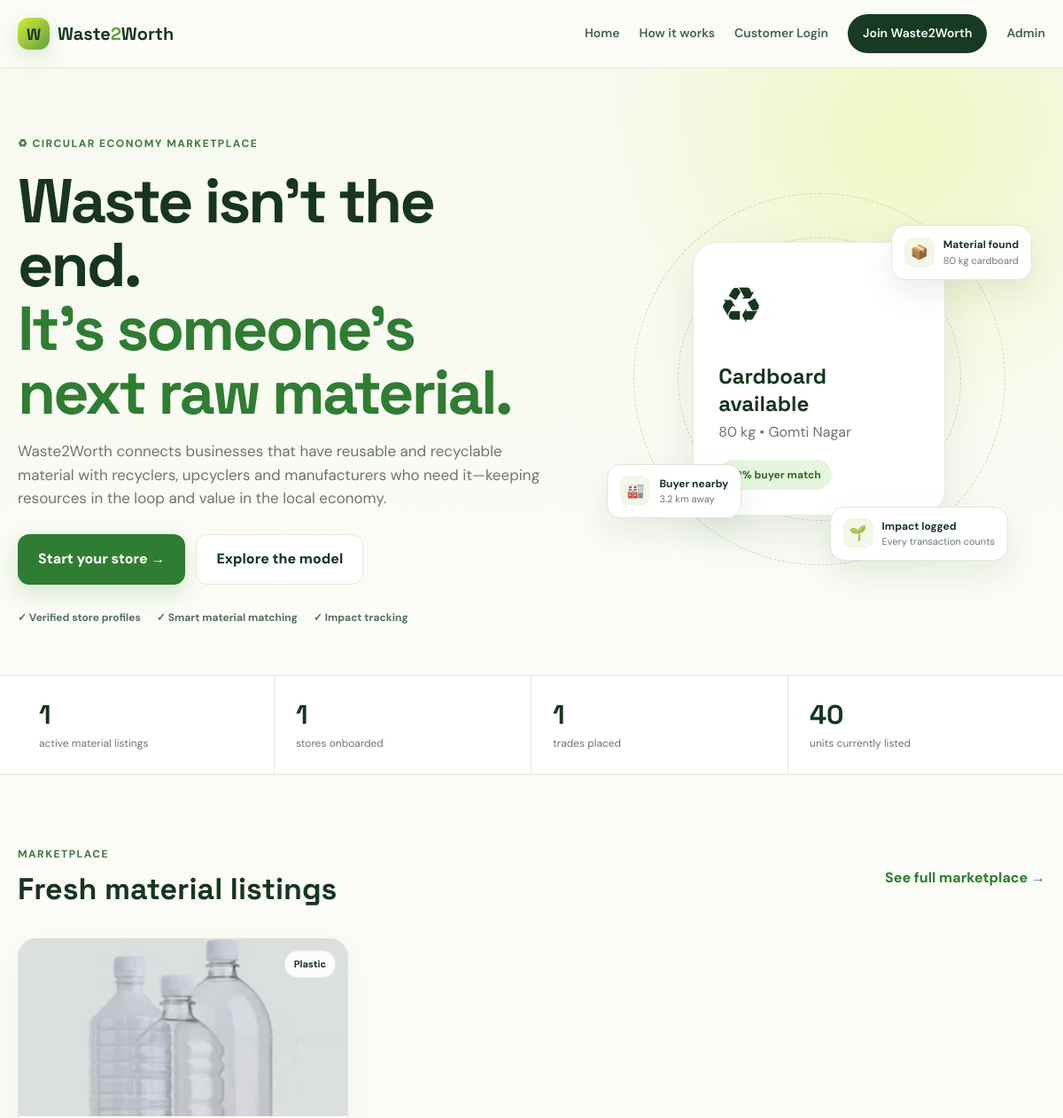
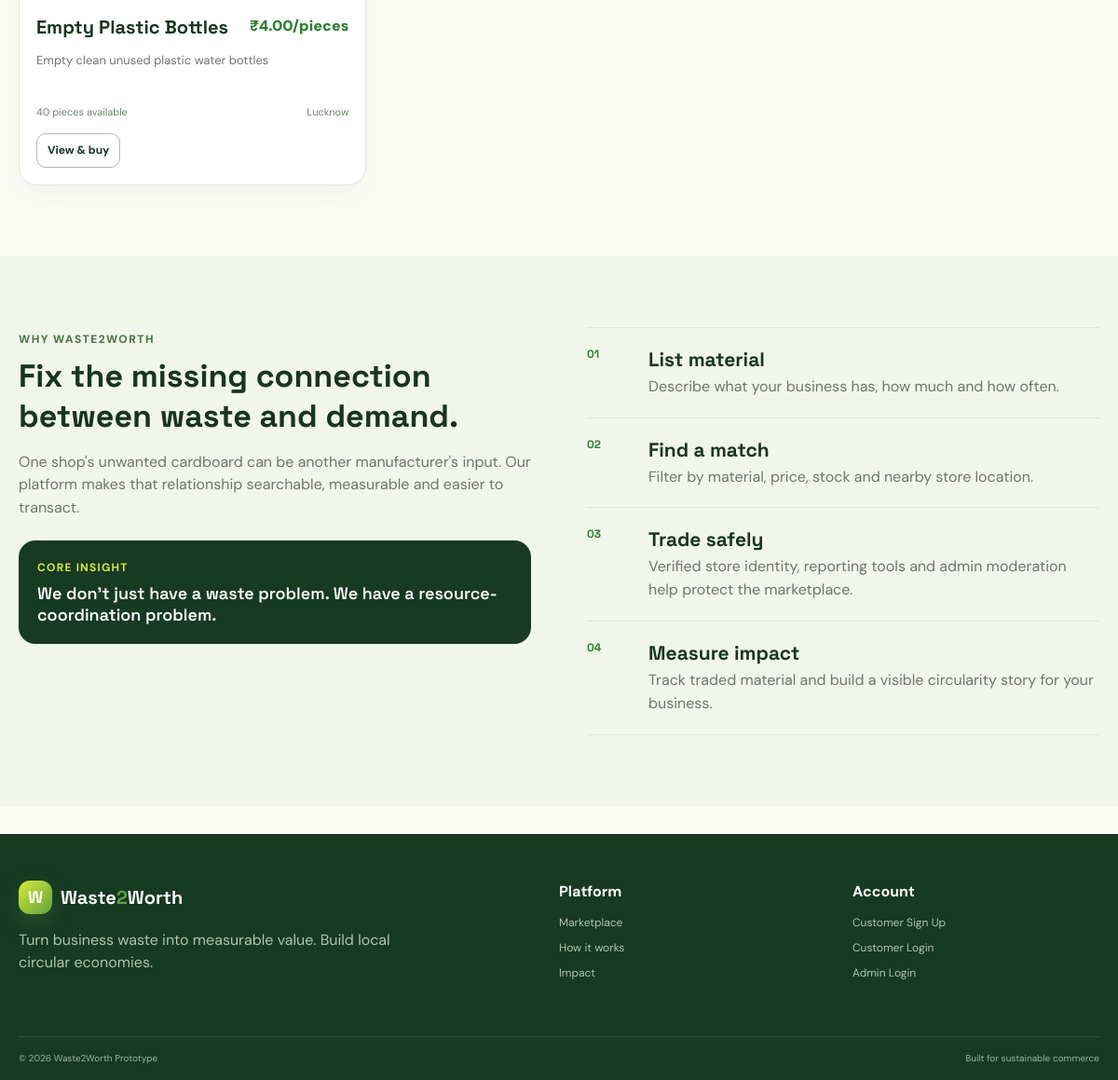
The page / on the database its author committed (2 pictures, top to bottom).
### tables this page shows
CREATE TABLE listings (
            id INTEGER PRIMARY KEY AUTOINCREMENT,
            store_id INTEGER NOT NULL,
            item_name TEXT NOT NULL,
            category TEXT NOT NULL,
            about_item TEXT NOT NULL,
            quantity REAL NOT NULL CHECK(quantity > 0),
            unit TEXT NOT NULL,
            price REAL NOT NULL CHECK(price >= 0),
            image_filename TEXT,
            status TEXT NOT NULL DEFAULT 'active',
            created_at TEXT NOT NULL,
            updated_at TEXT NOT NULL,
            FOREIGN KEY(store_id) REFERENCES stores(id) ON DELETE CASCADE
        );

CREATE TABLE stores (
            id INTEGER PRIMARY KEY AUTOINCREMENT,
            user_id INTEGER UNIQUE NOT NULL,
            store_id TEXT UNIQUE NOT NULL,
            store_name TEXT NOT NULL,
            store_type TEXT NOT NULL,
            gst_id TEXT NOT NULL,
            license_no TEXT NOT NULL,
            address TEXT NOT NULL,
            city TEXT NOT NULL,
            pincode TEXT NOT NULL,
            owner_name TEXT NOT NULL,
            phone TEXT NOT NULL,
            created_at TEXT NOT NULL,
            FOREIGN KEY(user_id) REFERENCES users(id) ON DELETE CASCADE
        );

### app.py (the view)
@app.route("/")
def home():
    stats = {
        "active_listings": query_db("SELECT COUNT(*) c FROM listings WHERE status='active'", one=True)["c"],
        "stores": query_db("SELECT COUNT(*) c FROM stores", one=True)["c"],
        "orders": query_db("SELECT COUNT(*) c FROM orders", one=True)["c"],
        "material_kg": query_db("SELECT COALESCE(SUM(quantity),0) q FROM listings WHERE status='active'", one=True)["q"],
    }
    featured = query_db(
        """
        SELECT l.*, s.store_name, s.store_id AS public_store_id, s.city
        FROM listings l JOIN stores s ON s.id=l.store_id
        JOIN users u ON u.id=s.user_id
        WHERE l.status='active' AND u.is_blacklisted=0
        ORDER BY l.created_at DESC LIMIT 6
        """
    )
    return render_template("home.html", stats=stats, featured=featured)

### app.py (called while the page is built)
def get_db() -> sqlite3.Connection:
    if "db" not in g:
        db = sqlite3.connect(app.config["DATABASE"])
        db.row_factory = sqlite3.Row
        db.execute("PRAGMA foreign_keys = ON")
        g.db = db
    return g.db

def query_db(query: str, args=(), one: bool = False):
    cur = get_db().execute(query, args)
    rows = cur.fetchall()
    cur.close()
    if one:
        return rows[0] if rows else None
    return rows

def current_user():
    if "user_id" not in session:
        return None
    user = query_db("SELECT * FROM users WHERE id = ?", (session["user_id"],), one=True)
    return user

def money(v: float) -> str:
    return f"₹{v:,.2f}"

@app.template_filter("money")
def money_filter(value):
    try:
        return money(float(value))
    except Exception:
        return "₹0.00"

@app.context_processor
def inject_globals():
    user = current_user()
    store = None
    if user and user["role"] == "customer":
        store = query_db("SELECT * FROM stores WHERE user_id = ?", (user["id"],), one=True)
    return {
        "current_user": user,
        "current_store": store,
        "categories": ["cardboard", "paper", "plastic", "glass", "metal", "textile", "organic", "e-waste", "other"],
        "material_factors": MATERIAL_FACTORS,
    }

### templates/home.html (shortened to what this page needs)
{% extends 'base.html' %}
{% block content %}
<section class="hero">
  <div class="container hero-grid">
    <div>
      <span class="eyebrow">♻ Circular economy marketplace</span>
      <h1>Waste isn't the end.<br><span>It's someone's next raw material.</span></h1>
      <p class="hero-copy">Waste2Worth connects businesses that have reusable and recyclable material with recyclers, upcyclers and manufacturers who need it—keeping resources in the loop and value in the local economy.</p>
      <div class="hero-actions">
        <a class="btn btn-primary btn-lg" href="{{ url_for('customer_signup') }}">Start your store →</a>
        <a class="btn btn-ghost btn-lg" href="{{ url_for('about') }}">Explore the model</a>
      </div>
      <div class="hero-proof"><span>✓ Verified store profiles</span><span>✓ Smart material matching</span><span>✓ Impact tracking</span></div>
    </div>
    <div class="hero-art">
      <div class="hero-center-card">
        <div class="recycle-icon">♻</div>
        <div class="hc-title">Cardboard available</div>
        <div class="hc-sub">80 kg • Gomti Nagar</div>
        <div class="match-badge">92% buyer match</div>
      </div>
      <div class="float-card fc-a"><span class="fc-icon">📦</span><div><strong>Material found</strong><small>80 kg cardboard</small></div></div>
      <div class="float-card fc-b"><span class="fc-icon">🏭</span><div><strong>Buyer nearby</strong><small>3.2 km away</small></div></div>
      <div class="float-card fc-c"><span class="fc-icon">🌱</span><div><strong>Impact logged</strong><small>Every transaction counts</small></div></div>
    </div>
  </div>
</section>
<section class="stats-strip">
  <div class="container stat-grid">
    <div><strong>{{ stats.active_listings }}</strong><span>active material listings</span></div>
    <div><strong>{{ stats.stores }}</strong><span>stores onboarded</span></div>
    <div><strong>{{ stats.orders }}</strong><span>trades placed</span></div>
    <div><strong>{{ '%.0f'|format(stats.material_kg) }}</strong><span>units currently listed</span></div>
  </div>
</section>
<section class="section container">
  <div class="section-head"><div><span class="eyebrow">Marketplace</span><h2>Fresh material listings</h2></div><a class="text-link" href="{{ url_for('customer_login') }}">See full marketplace →</a></div>
  <div class="card-grid three">
    {% for item in featured %}
      <article class="listing-card">
        <div class="listing-media">
          {% if item.image_filename %}<img src="{{ url_for('static', filename='uploads/' ~ item.image_filename) }}" alt="{{ item.item_name }}">{% else %}<span class="material-emoji">{{ {'cardboard':'📦','paper':'📄','plastic':'🧴','glass':'🍾','metal':'🥫','textile':'👕','organic':'🍃','e-waste':'💻','other':'♻️'}.get(item.category,'♻️') }}</span>{% endif %}
          <span class="pill">{{ item.category|title }}</span>
        </div>
        <div class="listing-body"><div class="listing-top"><h3>{{ item.item_name }}</h3><span class="price">{{ item.price|money }}/{{ item.unit }}</span></div><p>{{ item.about_item|truncate(110) }}</p><div class="listing-meta"><span>{{ '%g'|format(item.quantity) }} {{ item.unit }} available</span><span>{{ item.city }}</span></div><a href="{{ url_for('customer_login') }}" class="btn btn-small btn-outline">View & buy</a></div>
      </article>
    {% else %}
      <div class="empty-state full"><div class="empty-icon">♻️</div><h3>No listings yet</h3><p>Be the first business to put a valuable material back into circulation.</p><a class="btn btn-primary" href="{{ url_for('customer_signup') }}">Create a Store ID</a></div>
    {% endfor %}
  </div>
</section>
<section class="section alt-section">
  <div class="container feature-grid">
    <div><span class="eyebrow">Why Waste2Worth</span><h2>Fix the missing connection between waste and demand.</h2><p>One shop's unwanted cardboard can be another manufacturer's input. Our platform makes that relationship searchable, measurable and easier to transact.</p><div class="callout"><strong>Core insight</strong><span>We don't just have a waste problem. We have a resource-coordination problem.</span></div></div>
    <div class="feature-list">
      <div class="feature-row"><span>01</span><div><h3>List material</h3><p>Describe what your business has, how much and how often.</p></div></div>
      <div class="feature-row"><span>02</span><div><h3>Find a match</h3><p>Filter by material, price, stock and nearby store location.</p></div></div>
      <div class="feature-row"><span>03</span><div><h3>Trade safely</h3><p>Verified store identity, reporting tools and admin moderation help protect the marketplace.</p></div></div>
      <div class="feature-row"><span>04</span><div><h3>Measure impact</h3><p>Track traded material and build a visible circularity story for your business.</p></div></div>
    </div>
  </div>
</section>
{% endblock %}

### rows shown on the page
listings: image_filename (picture), category "Plastic", item_name "Empty Plastic Bottles", price "₹4.00", unit "pieces", about_item "Empty clean unused plastic water bottles", quantity "40", city "Lucknow"

### other values the page prints
{{ stats.active_listings }} "1"
{{ stats.stores }} "1"
{{ stats.orders }} "1"
{{ '%.0f'|format(stats.material_kg) }} "40"
